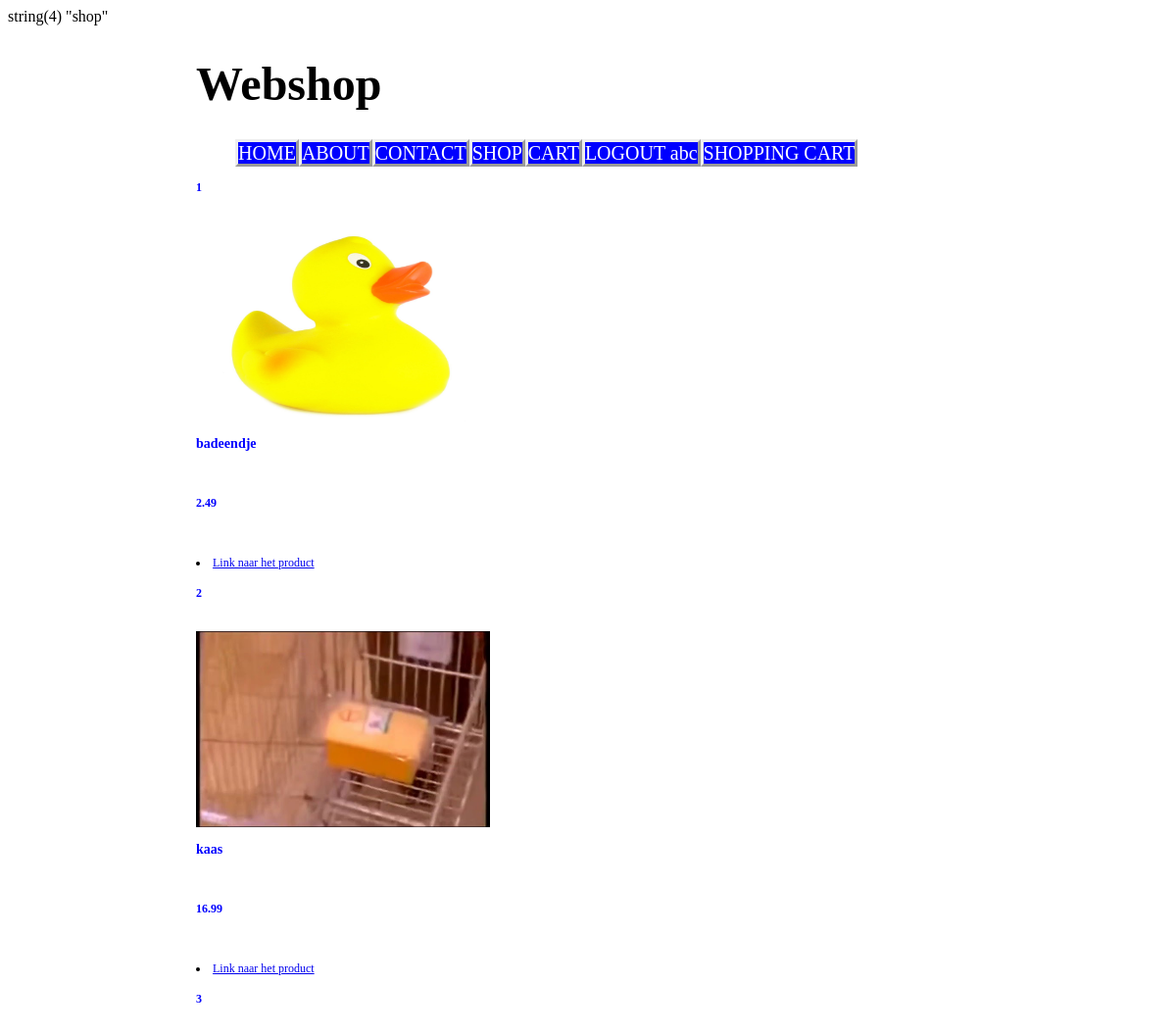
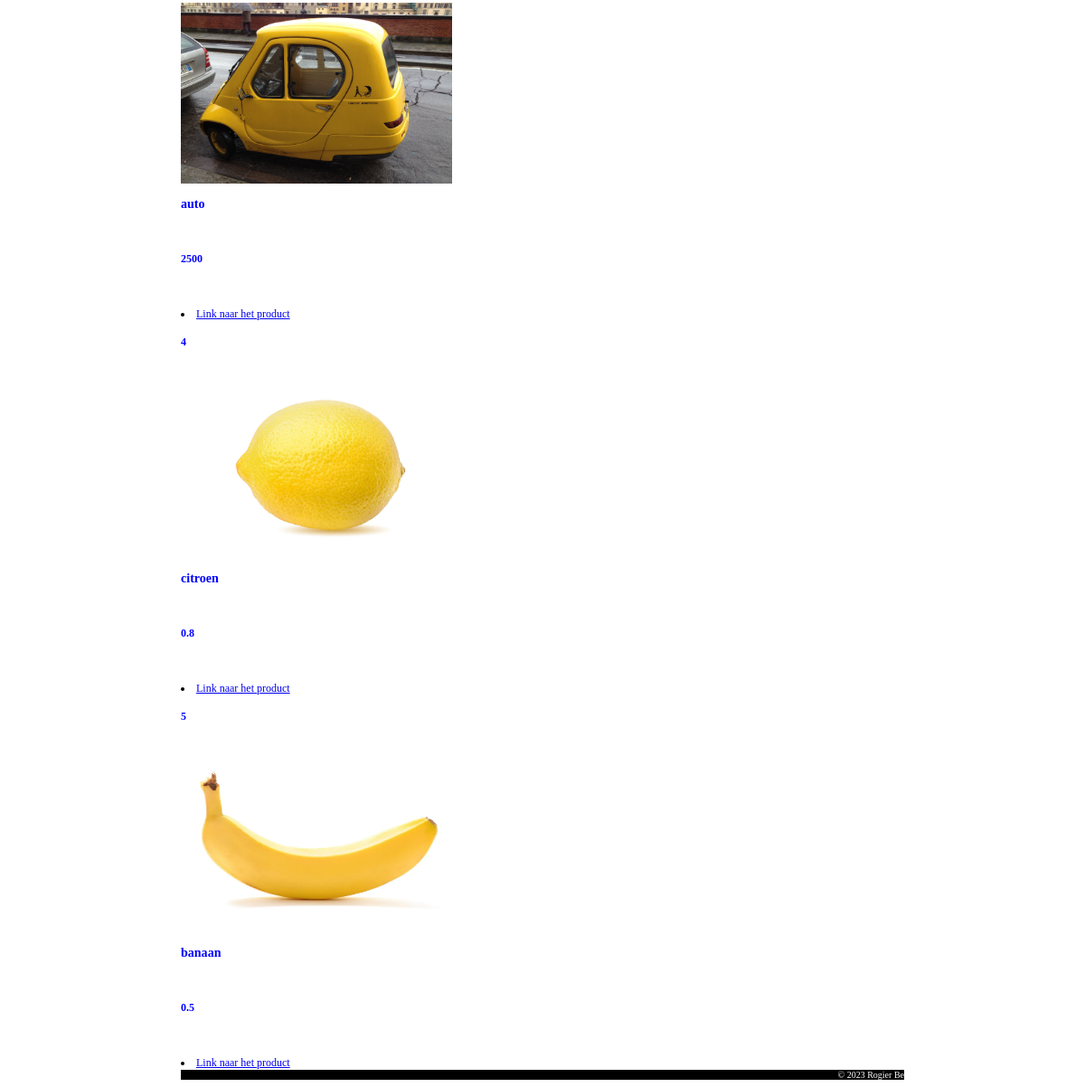
/business/index.php?page=shop (signed in), run on the app's committed database (2 pictures, top to bottom).
### tables this page shows
CREATE TABLE `products` (
  `id` int(11) NOT NULL,
  `name` text NOT NULL,
  `description` text NOT NULL,
  `imageName` text NOT NULL,
  `price` double NOT NULL
);

### presentation/showResponsePage/showBody/showContent/showShopContent/showShopItem.php (called while the page is built)
<?php
include('showProductInfo.php');
include('showShopLink.php');
function showShopItem($x){
  $productInfo = getProductInfo($x);
  showProductInfo($productInfo);
  showShopLink($x, false, 'Link naar het product');
}
?>

### presentation/showResponsePage/showBody.php (called while the page is built, shortened)
<?php
include('showBody/bodyStart.php');
include('showBody/showHeader.php');
include('showBody/showMenu.php');
include('showBody/showFooter.php');
include('showBody/bodyEnd.php');
function showBody($page, $inputs, $errs){
  showContent($page, $inputs, $errs);
}
?>

### data/dataRead.php (called while the page is built, shortened)
<?php
function connect(){
  $servername = "localhost";
  $username = "webshop_rogier";
  $password = "webshoprogier";
  $DBName = "rogiers_webshop";
  $conn = mysqli_connect($servername, $username, $password, $DBName);
  return $conn;
}
function getProductInfo($id){
  $conn = connect();
  $productInfo = mysqli_fetch_array(mysqli_query($conn, 'SELECT * FROM products WHERE id = '.$id));
  return $productInfo;
}
?>

### presentation/showResponsePage/showBody/showContent/showShopContent/showProductInfo.php (the view)
<?php
function showProductInfo($productInfo){
  echo '<p><h4 class = "id">'.$productInfo['id'].'</h4><br><img src="Images/'.$productInfo['imageName'].'", height = 200, width = 300 ></h4><br><h3 class = "name">'.$productInfo['name'].'</h3><br><h4 class = "price">'.$productInfo['price'].'</h4></p><br><br>';
}
?>

### presentation/showResponsePage/showBody/showContent/showShopContent.php
<?php
include('showShopContent/showShopItem.php');
function showShopContent(){
  for($x = 1; $x <= 5; $x++){
    showShopItem($x);
  }
}
?>

### presentation/showResponsePage/showBody/showContent/showShopContent/showShopLink.php
<?php
function showShopLink($x, $inCart, $message){
  echo '<li><a href="index.php?page=details&id='.strval($x).'&inCart='.$inCart.'">'.$message.'</a></li>';
}
?>

### business/CSS/stylesheet.css (style rules this page uses)
h3.name { color:blue; }
h4.id { color:blue; }
h4.price { color:blue; }

### data on the page
products: id "1", imageName (picture), name "badeendje", price "2.49"
products: id "2", imageName (picture), name "kaas", price "16.99"
products: id "3", imageName (picture), name "auto", price "2500"
products: id "4", imageName (picture), name "citroen", price "0.8"
products: id "5", imageName (picture), name "banaan", price "0.5"

### other printed values
$label "HOME ABOUT CONTACT SHOP CART LOGOUT abc SHOPPING CART"
